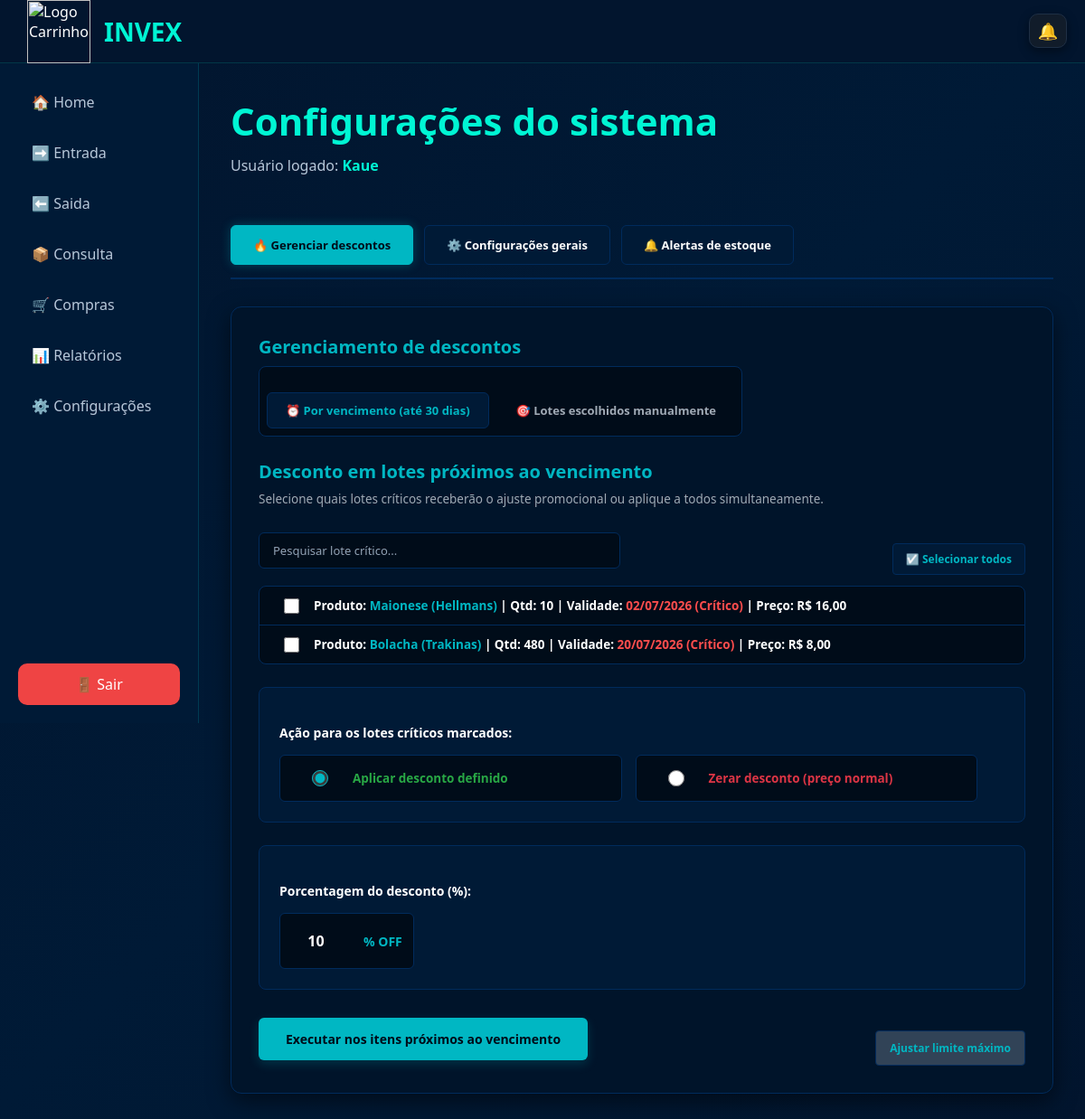
Page /painel_principal/configuracoes/painel_principal_config.php (signed in) on the committed database.
### tables this page shows
CREATE TABLE `produtoslotes` (
  `idlote` int(11) NOT NULL,
  `idproduto` int(11) NOT NULL,
  `quantidade` int(11) NOT NULL,
  `validade` date DEFAULT NULL,
  `criado_em` datetime DEFAULT CURRENT_TIMESTAMP,
  `criadopor_id` int(11) NOT NULL,
  `criadopor_nome` varchar(255) DEFAULT NULL,
  `idEmpresa` int(11) DEFAULT NULL,
  `numero_lote` varchar(50) NOT NULL,
  `preco_compra` decimal(10,2) NOT NULL DEFAULT '0.00',
  `preco_venda` decimal(10,2) NOT NULL DEFAULT '0.00',
  `desconto` decimal(5,2) NOT NULL DEFAULT '0.00',
  `status_lote` enum('normal','promocao','vencido') NOT NULL DEFAULT 'normal'
);

CREATE TABLE `produtos` (
  `idProduto` int(11) NOT NULL,
  `NomeProduto` varchar(100) NOT NULL,
  `MarcaProduto` varchar(100) NOT NULL,
  `Descricao` varchar(255) DEFAULT NULL,
  `idEmpresa` int(11) NOT NULL,
  `criadopor_nome` varchar(100) DEFAULT NULL,
  `criadoem` datetime DEFAULT CURRENT_TIMESTAMP,
  `criadopor_id` int(11) DEFAULT NULL,
  `preco_padrao_compra` decimal(10,2) NOT NULL DEFAULT '0.00',
  `preco_padrao_venda` decimal(10,2) NOT NULL DEFAULT '0.00',
  `estoque_minimo` int(11) NOT NULL DEFAULT '0',
  `estoque_minimo_original` int(11) DEFAULT NULL
);

### painel_principal/config_global.php (called while the page is built, shortened)
<?php
$idEmpresa = $_SESSION['idEmpresa'] ?? null;
if ($idEmpresa) {
    $sql = "SELECT * FROM configuracoes_gerais WHERE idEmpresa = ?";
    $stmt = $conn->prepare($sql);
    $stmt->bind_param("i", $idEmpresa);
    $stmt->execute();
    $result = $stmt->get_result();
}
?>

### painel_principal/configuracoes/painel_principal_config.php (the view, shortened to what this page needs)
<?php
include '../config_global.php';
include_once 'alertas.php';
include __DIR__ . '/../config_global.php';
include '../../funcoes/conexao.php';
$idEmpresa = isset($_SESSION['idEmpresa']) ? $_SESSION['idEmpresa'] : null;
$data_hoje = date('Y-m-d');
$data_limite_30_dias = date('Y-m-d', strtotime('+30 days'));
$query_vencimento = "
    SELECT pl.idLote, p.NomeProduto, p.MarcaProduto, pl.validade, pl.quantidade, pl.preco_venda, pl.desconto
    FROM produtoslotes pl
    JOIN produtos p ON pl.idProduto = p.idProduto
    WHERE pl.idEmpresa = $idEmpresa
      AND pl.quantidade > 0
      AND pl.validade >= '$data_hoje'
      AND pl.validade <= '$data_limite_30_dias'
    ORDER BY pl.validade ASC, p.NomeProduto ASC
";
$resultado_vencimento = $conn->query($query_vencimento);
?>
<?php include_once '../topo_notificacoes.php'; ?>
<!DOCTYPE html>
<html lang="pt-br">
<head>
    <link rel="stylesheet" href="config.css">
</head>
<body>
    <header class="topbar">
        <div class="top-left">
            <img src="../../imagens/carrinho2.png" width="70" height="70" alt="Logo Carrinho">
            <h1>INVEX</h1>
        </div>
    </header>
    <div class="layout">
        <aside class="sidebar">
            <nav>
                <a href="../painel_principal.php">🏠 Home</a>
                <a href="../cadastro_produtos/cad_list_prods.php">➡️ Entrada</a>
                <a href="../saida/saida.php"> ⬅️ Saida</a>
                <a href="../consulta/consulta.php"> 📦 Consulta</a>
                <a href="../compras/compras.php">🛒 Compras</a>
                <a href="../relatorios/buscar_relatorio.php">📊 Relatórios</a>
                <a href="painel_principal_config.php">⚙️ Configurações</a>
            </nav>
            <a href="../../index.html" class="logout">🚪 Sair</a>
        </aside>
        <main class="main">
            <div class="container">
                <h2>Configurações do sistema</h2>
                <p class="usuario">Usuário logado: <b><?= htmlspecialchars($_SESSION['nome']) ?></b></p>
                <div class="container-abas">
                    <button class="botao-aba ativa" onclick="alternarAba('aba-descontos', this)">🔥 Gerenciar descontos</button>
                    <button class="botao-aba" onclick="alternarAba('aba-geral', this)">⚙️ Configurações gerais</button>
                    <button class="botao-aba" onclick="alternarAba('aba-notificacoes', this)">🔔 Alertas de estoque</button>
                </div>
                <div id="aba-descontos" class="conteudo-aba ativa">
                    <h3 class="titulo-secao"> Gerenciamento de descontos </h3>
                    <div class="container-sub-modos">
                        <button class="btn-sub-modo ativo" id="btnModoVencimento" onclick="alternarSubModo('vencimento')">⏰ Por vencimento (até 30 dias)</button>
                        <button class="btn-sub-modo" id="btnModoManual" onclick="alternarSubModo('manual')">🎯 Lotes escolhidos manualmente</button>
                    </div>
                    <div id="modo-vencimento">
                        <h3 class="titulo-secao">Desconto em lotes próximos ao vencimento</h3>
                        <p class="texto-explicativo">Selecione quais lotes críticos receberão o ajuste promocional ou aplique a todos simultaneamente.</p>
                        <form action="gerenciar_descontos.php" method="POST" id="formVencimento">
                            <div class="barra-ferramentas-lista">
                                <div class="celula-busca">
                                    <input type="text" class="input-filtro-busca" id="buscaVenc" onkeyup="filtrarLotes('buscaVenc', 'listaVenc')" placeholder="Pesquisar lote crítico...">
                                </div>
                                <div class="celula-acoes">
                                    <button type="button" class="btn-marcar-todos" onclick="marcarTodosLotes('listaVenc', this)">☑️ Selecionar todos</button>
                                </div>
                            </div>
                            <div class="grid-lotes-container" id="listaVenc">
                                <?php if($resultado_vencimento->num_rows > 0) {
                                        while($lote = $resultado_vencimento->fetch_assoc()) {
                                            $data_formatada = date('d/m/Y', strtotime($lote['validade']));
                                ?>
                                    <div class="item-lote-linha">
                                        <div class="celula-checkbox">
                                            <input type="checkbox" name="lotes_vencimento[]" value="<?= $lote['idLote'] ?>" id="lote_v_<?= $lote['idLote'] ?>">
                                        </div>
                                        <label class="celula-info-texto" for="lote_v_<?= $lote['idLote'] ?>">
                                            Produto: <strong><?= htmlspecialchars($lote['NomeProduto']) ?> (<?= htmlspecialchars($lote['MarcaProduto']) ?>)</strong> |
                                            Qtd: <?= $lote['quantidade'] ?> |
                                            Validade: <span style="color:#ff4d4d; font-weight:bold;"><?= $data_formatada ?> (Crítico)</span> |
                                            Preço: R$ <?= number_format($lote['preco_venda'], 2, ',', '.') ?>
                                        </label>
                                    </div>
                                <?php } } else { ?>
                                    <p style="padding:15px; color:#a0aab5; margin:0;">Nenhum lote com validade menor ou igual a 30 dias foi localizado.</p>
                                <?php } ?>
                            </div>
                            <div class="painel-opcao">
                                <label class="label-destaque">Ação para os lotes críticos marcados:</label>
                                <div class="wrapper-radios-tabela">
                                    <label class="radio-card-cell" for="recSimVenc">
                                        <div class="radio-conteudo-alinhado">
                                            <div class="radio-alinhado-input">
                                                <input type="radio" name="aplicar_desconto" value="sim" id="recSimVenc" checked>
                                            </div>
                                            <div class="radio-alinhado-label" style="color:#28a745;">Aplicar desconto definido</div>
                                        </div>
                                    </label>
                                    <label class="radio-card-cell" for="recNaoVenc">
                                        <div class="radio-conteudo-alinhado">
                                            <div class="radio-alinhado-input">
                                                <input type="radio" name="aplicar_desconto" value="nao" id="recNaoVenc">
                                            </div>
                                            <div class="radio-alinhado-label" style="color:#dc3545;">Zerar desconto (preço normal)</div>
                                        </div>
                                    </label>
                                </div>
                            </div>
                            <div id="campoPorcentagemVenc" class="painel-opcao">
                                <label class="label-destaque">Porcentagem do desconto (%):</label>
                                <div class="input-porcentagem-container">
                                    <input type="number" name="porcentagem_desconto" id="porcentagemVenc" min="1" max="30" value="10">
                                    <span class="texto-off">% OFF</span>
                                </div>
                            </div>
                            <div style="display: flex; justify-content: space-between; align-items: center; margin-top: 20px;">
                                <button type="submit" class="btn-salvar" style="margin: 0;">Executar nos itens próximos ao vencimento</button>
                                <button type="button" class="btn-marcar-todos" onclick="abrirModalLimite('porcentagemVenc')" style="background-color: #314357; padding: 10px 15px;"> Ajustar limite máximo</button>
                            </div>
                        </form>
                    </div>
                    </div>
</div>
</div>
</body>
</html>

### rows in the picture
produtoslotes: idproduto.NomeProduto "Maionese", idproduto.MarcaProduto "Hellmans", quantidade "10", validade "02/07/2026", preco_venda "16,00"
produtoslotes: idproduto.NomeProduto "Bolacha", idproduto.MarcaProduto "Trakinas", quantidade "480", validade "20/07/2026", preco_venda "8,00"

### other values in the picture
$_SESSION['nome'] "Kaue"
